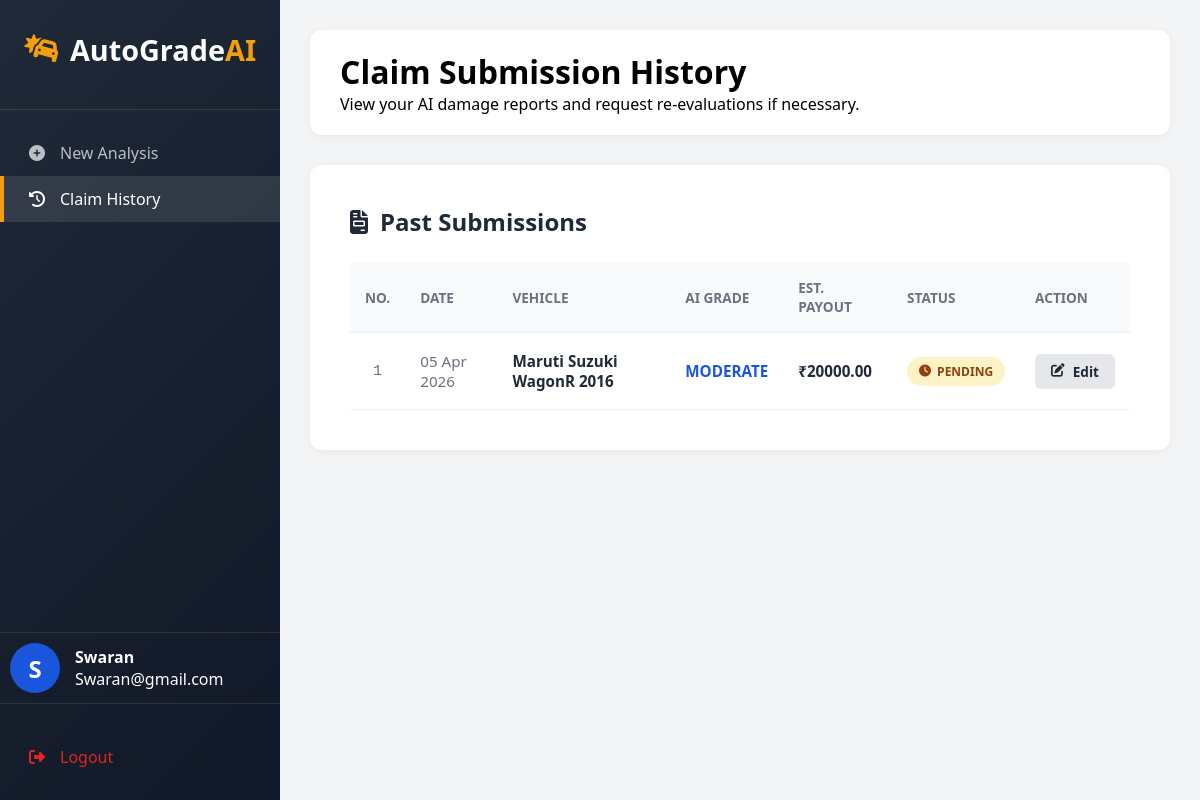
Before: /claim-history/ (signed in) with the older database file.
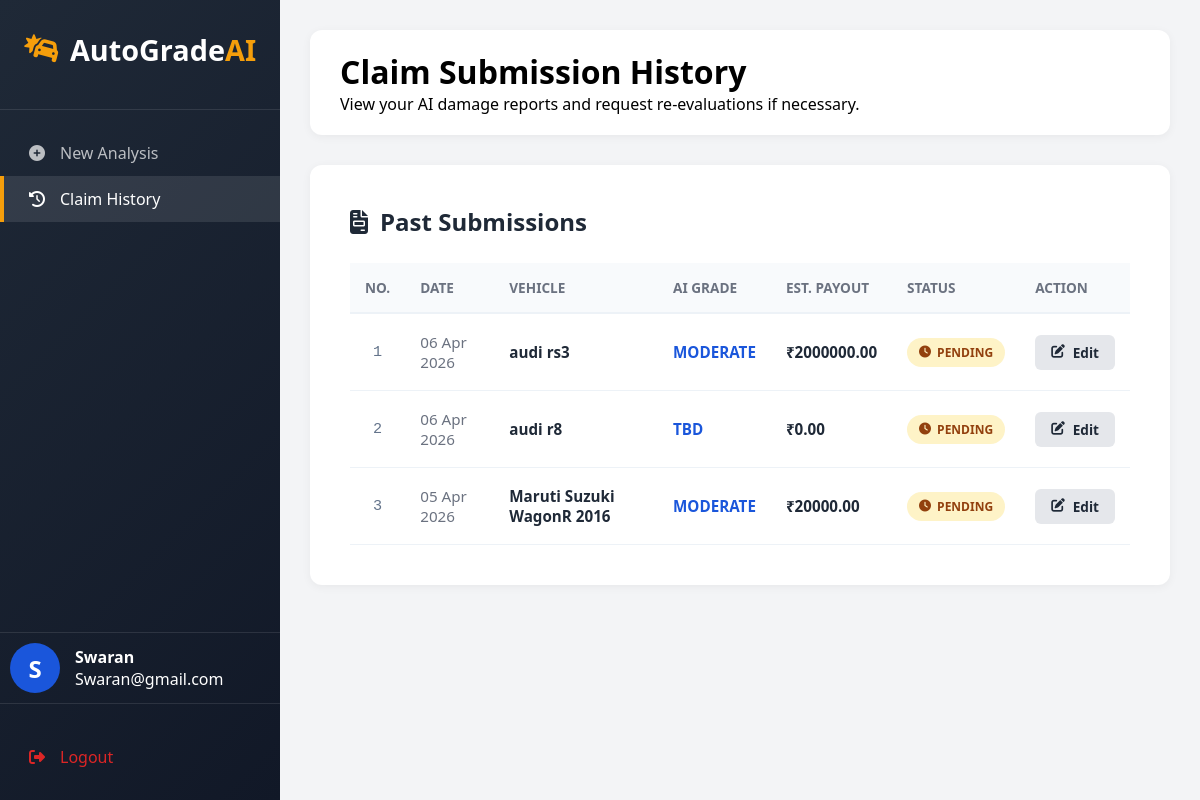
After: the same page with the newer database file.
### my_admin/models.py (models this page shows)
class DamageAnalysis(models.Model):
    user = models.ForeignKey(User, on_delete=models.CASCADE, related_name='claims')
    agent = models.ForeignKey(User, on_delete=models.SET_NULL, null=True, blank=True, related_name='tasks')
    damage_level = models.CharField(max_length=20, default='TBD')
    total_damage_factor = models.FloatField(default=0.0)
    detected_parts = models.CharField(max_length=255, null=True, blank=True)
    car_details = models.CharField(max_length=100)
    status = models.CharField(max_length=20, default='Pending')  # Pending, Approved, Appealed, Escalated
    market_value = models.DecimalField(max_digits=12, decimal_places=2, default=0)
    estimated_claim = models.DecimalField(max_digits=12, decimal_places=2, default=0)
    minor_coeff = models.FloatField(default=0.025)
    moderate_coeff = models.FloatField(default=0.05)
    major_coeff = models.FloatField(default=0.1)
    agent_comment = models.TextField(null=True, blank=True)
    user_appeal_reason = models.TextField(null=True, blank=True)
    appeal_count = models.IntegerField(default=0)
    created_at = models.DateTimeField(auto_now_add=True)
    updated_at = models.DateTimeField(auto_now=True)

### my_admin/views.py (the view)
# urls.py: path('claim-history/', views.claim_history, name='claim_history'),
@login_required
def claim_history(request):
    my_claims = DamageAnalysis.objects.filter(user=request.user).order_by('-updated_at')
    return render(request, "ClaimHistory.html", {'claims': my_claims})

### my_admin/templates/ClaimHistory.html (shortened to what the changed rows need)
<!DOCTYPE html>
<html lang="en">
<head>
    <link rel="stylesheet" href="https://cdnjs.cloudflare.com/ajax/libs/font-awesome/6.4.0/css/all.min.css">
</head>
<body>
    <div class="main-content">
        <div class="top-bar">
            <h1>Claim Submission History</h1>
        </div>
        <div class="history-section">
            <h2 class="section-title"><i class="fas fa-file-invoice"></i> Past Submissions</h2>
            <table>
                <thead>
                    <tr>
                        <th style="text-align: center;">NO.</th>
                        <th>Date</th>
                        <th>Vehicle</th>
                        <th>AI Grade</th>
                        <th>Est. Payout</th>
                        <th>Status</th>
                        <th>Action</th>
                    </tr>
                </thead>
                <tbody>
                    {% for claim in claims %}
                    <tr>
                        <td style="padding: 10px; color: #64748b; font-family: monospace;text-align: center;">
                            {{ forloop.counter }}
                        </td>
                        <td style="color: var(--gray);">{{ claim.updated_at|date:"d M Y" }}</td>
                        <td style="font-weight: 700;">{{ claim.car_details }}</td>
                        <td><strong style="color: var(--primary);">{{ claim.damage_level|upper }}</strong></td>
                        <td style="font-weight: 700;">₹{{ claim.estimated_claim|floatformat:2 }}</td>
                        <td>
                            {% if claim.status == 'Pending' %}
                                <span class="badge badge-pending"><i class="fas fa-clock"></i> PENDING</span>
                            {% elif claim.status == 'Approved' %}
                                <span class="badge badge-success" style="background:#dcfce7; color:#166534;"><i class="fas fa-check-circle"></i> APPROVED</span>
                            {% elif claim.status == 'Escalated' %}
                                <span class="badge badge-danger" style="background:#fee2e2; color:#991b1b;"><i class="fas fa-gavel"></i> ESCALATED</span>
                            {% else %}
                                <span class="badge badge-appealed" style="background:#e0e7ff; color:#3730a3;"><i class="fas fa-sync"></i> {{ claim.status|upper }}</span>
                            {% endif %}
                        </td>
                        <td>
                            {% if claim.status == 'Pending' %}
                                <a href="{% url 'user_edit_claim' claim.id %}" class="btn-action btn-edit">
                                    <i class="fas fa-edit"></i> Edit
                                </a>
                            {% elif claim.appeal_count >= 2 and claim.status != 'Approved' %}
                                <a href="{% url 'claim_details' claim.id %}" class="btn-action" style="background: var(--danger); color:white;">
                                    <i class="fas fa-exclamation-triangle"></i> Escalate
                                </a>
                            {% else %}
                                <a href="{% url 'claim_details' claim.id %}" class="btn-action btn-view">
                                    <i class="fas fa-eye"></i> View & Appeal
                                </a>
                            {% endif %}
                        </td>
                    </tr>
                    {% empty %}
                    <tr>
                        <td colspan="6" style="padding: 60px; text-align: center; color: var(--gray);">
                            <p>No claims found in your history.</p>
                        </td>
                    </tr>
                    {% endfor %}
                </tbody>
            </table>
        </div>
    </div>
</body>
</html>

Changed rows visible on the page:
added DamageAnalysis: updated_at "06 Apr 2026", car_details "audi rs3", damage_level "MODERATE", estimated_claim "2000000.00", status "Pending" (drawn)
added DamageAnalysis: updated_at "06 Apr 2026", car_details "audi r8", damage_level "TBD", estimated_claim "0.00", status "Pending" (drawn)
